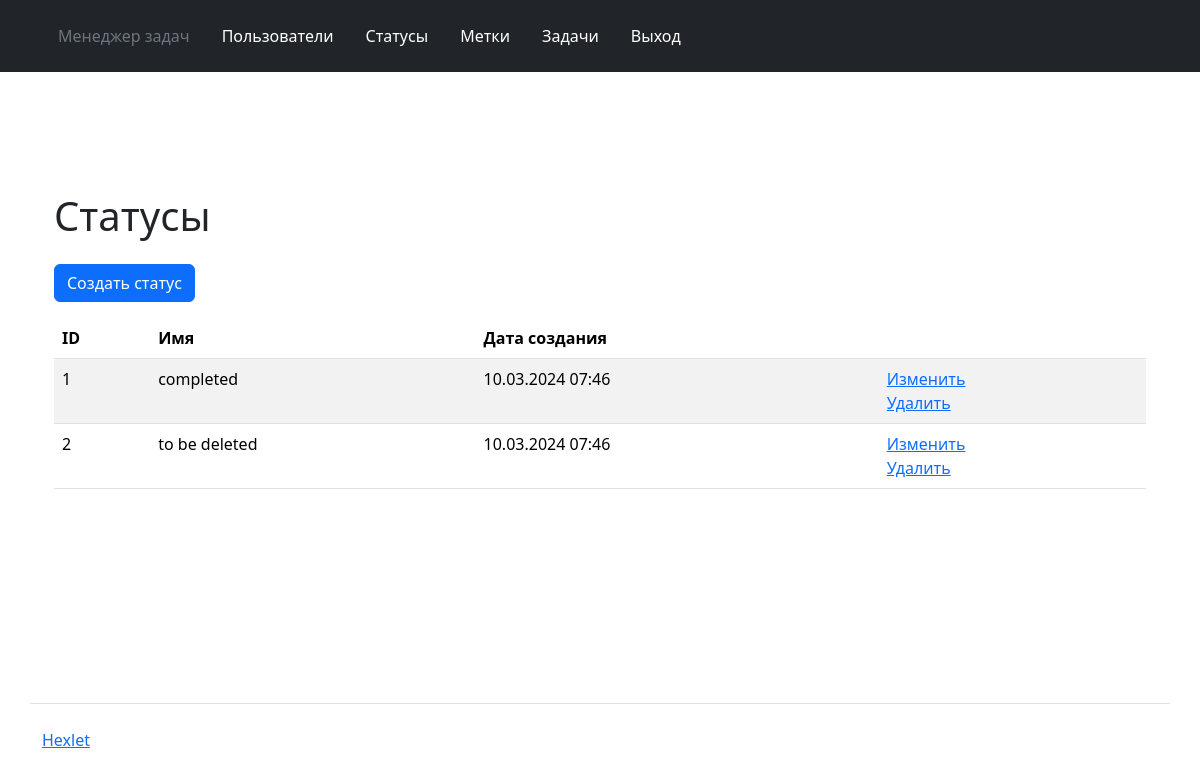
Page /statuses/ (signed in) on the earlier database version.
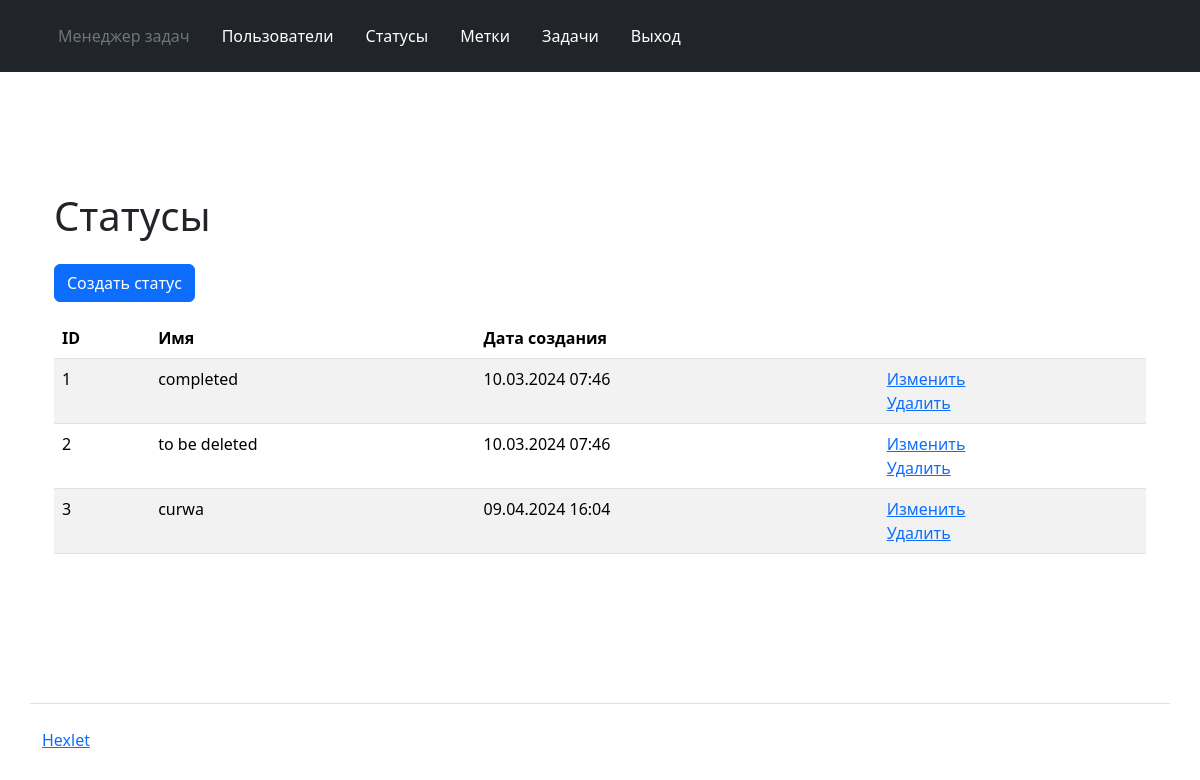
Same page on the later database version.
### task_manager/statuses/models.py (models this page shows, shortened)
class Status(models.Model):
    name = models.CharField('status', max_length=255)
    timestamp = models.DateTimeField("time_stamp", auto_now_add=True)

### task_manager/statuses/views.py (the view)
# urls.py: path('', StatusView.as_view(), name='statuses'),
class StatusView(CustomLoginRequiredMixin, ListView):
    model = Status
    template_name = 'statuses/statuses.html'

### task_manager/templates/statuses/statuses.html (shortened to what this page needs)
{% extends 'layout.html' %}
{% load django_bootstrap5 %}
{% load i18n %}
{% block content %}
<div class="container wrapper flex-grow-1">
  <h1 class="my-4">
    {% trans "Statuses" %}
  </h1>
  <a class="btn btn-primary mb-3" href="{% url 'status_create' %}">{% trans "Create status" %} </a>
    <table class="table table-striped">
    <thead>
      <tr>
        <th>ID</th>
        <th>{% trans "Name" %}</th>
        <th>{% trans "Creation date" %}</th>
        <th></th>
      </tr>
    </thead>
    <tbody>
      {% for status_data in status_list %}
        <tr>
          <td class="fw-normal">{{ status_data.id }}</td>
          <td class="fw-normal">{{ status_data.name}}</td>
          <td class="fw-normal">{{ status_data.timestamp|date:"d.m.Y H:i" }}</td>
          <td>
            <a href="{% url 'status_update' status_data.id %}">{% trans "Update" %}</a>
            <br>
            <a href="{% url 'status_delete' status_data.id %}">{% trans "Delete" %}</a>
          </td>
        </tr>
      {% endfor %}
    </tbody>
  </table>
</div>
{% endblock %}

Differences in the rows shown:
added Status: id "3", name "curwa", timestamp "09.04.2024 16:04"
